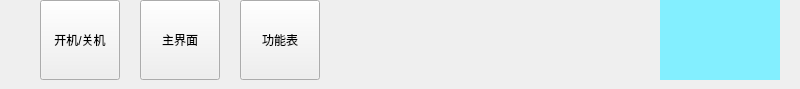
<?xml version="1.0" encoding="UTF-8"?>
<ui version="4.0">
 <class>ToolBar</class>
 <widget class="QWidget" name="ToolBar">
  <property name="geometry">
   <rect>
    <x>0</x>
    <y>0</y>
    <width>800</width>
    <height>89</height>
   </rect>
  </property>
  <property name="windowTitle">
   <string>ToolBar</string>
  </property>
  <property name="windowOpacity">
   <double>1.000000000000000</double>
  </property>
  <property name="autoFillBackground">
   <bool>false</bool>
  </property>
  <property name="styleSheet">
   <string notr="true"/>
  </property>
  <widget class="Clock" name="widget_time" native="true">
   <property name="geometry">
    <rect>
     <x>660</x>
     <y>0</y>
     <width>120</width>
     <height>80</height>
    </rect>
   </property>
   <property name="styleSheet">
    <string notr="true">background-color: rgb(131, 239, 255);</string>
   </property>
  </widget>
  <widget class="QToolButton" name="tBtn_power">
   <property name="geometry">
    <rect>
     <x>40</x>
     <y>0</y>
     <width>80</width>
     <height>80</height>
    </rect>
   </property>
   <property name="text">
    <string>开机/关机</string>
   </property>
   <property name="iconSize">
    <size>
     <width>40</width>
     <height>40</height>
    </size>
   </property>
   <property name="toolButtonStyle">
    <enum>Qt::ToolButtonTextUnderIcon</enum>
   </property>
  </widget>
  <widget class="QToolButton" name="tBtn_main">
   <property name="geometry">
    <rect>
     <x>140</x>
     <y>0</y>
     <width>80</width>
     <height>80</height>
    </rect>
   </property>
   <property name="styleSheet">
    <string notr="true"/>
   </property>
   <property name="text">
    <string>主界面</string>
   </property>
   <property name="iconSize">
    <size>
     <width>50</width>
     <height>50</height>
    </size>
   </property>
   <property name="toolButtonStyle">
    <enum>Qt::ToolButtonTextUnderIcon</enum>
   </property>
  </widget>
  <widget class="QToolButton" name="tBtn_function">
   <property name="geometry">
    <rect>
     <x>240</x>
     <y>0</y>
     <width>80</width>
     <height>80</height>
    </rect>
   </property>
   <property name="styleSheet">
    <string notr="true">QToolButton#toolButton_3 {
	 background: transparent;
	Repeat:no-repeat;
 }</string>
   </property>
   <property name="text">
    <string>功能表</string>
   </property>
   <property name="iconSize">
    <size>
     <width>50</width>
     <height>50</height>
    </size>
   </property>
   <property name="checkable">
    <bool>false</bool>
   </property>
   <property name="toolButtonStyle">
    <enum>Qt::ToolButtonTextUnderIcon</enum>
   </property>
  </widget>
 </widget>
 <layoutdefault spacing="6" margin="11"/>
 <customwidgets>
  <customwidget>
   <class>Clock</class>
   <extends>QWidget</extends>
   <header location="global">clock.h</header>
   <container>1</container>
  </customwidget>
 </customwidgets>
 <resources/>
 <connections/>
</ui>
